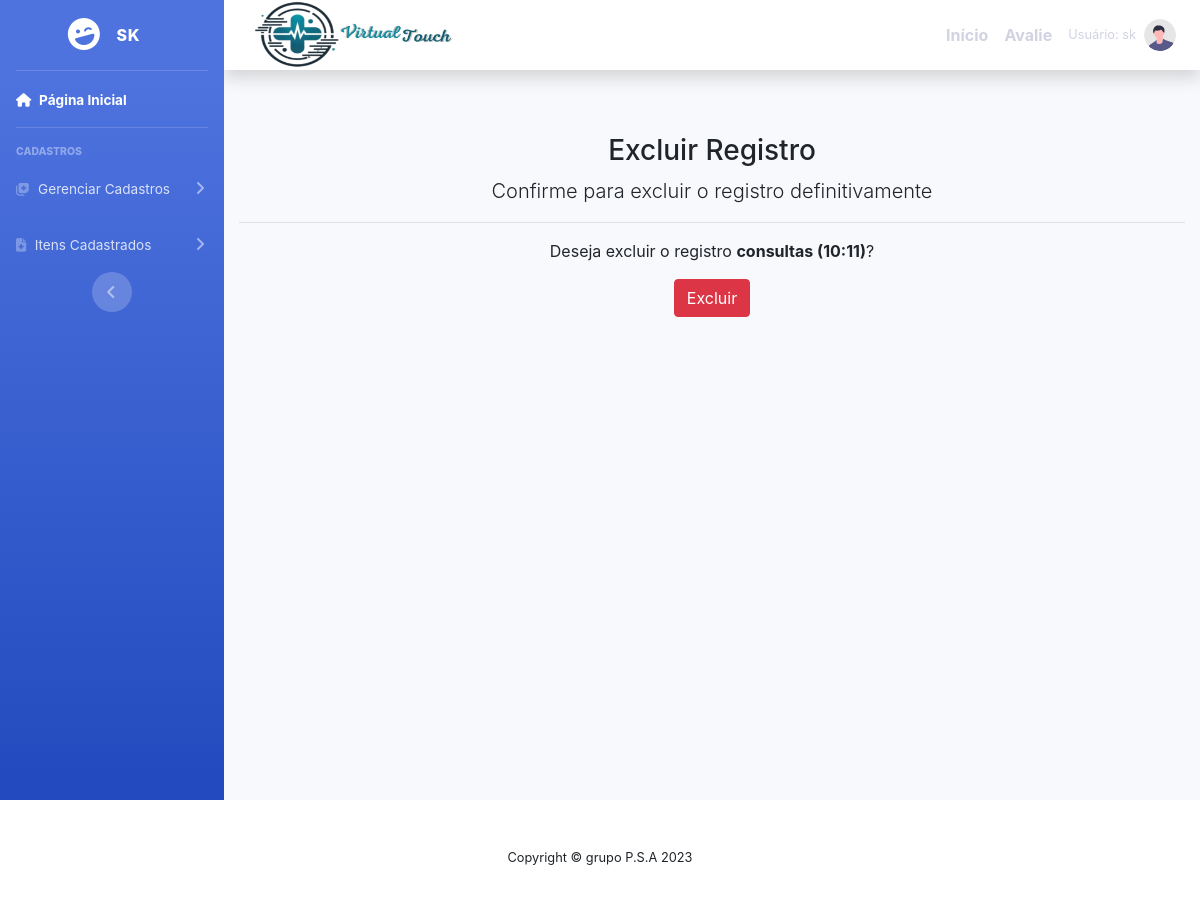
Page /excluir/cronograma/1 (signed in) on the earlier database version.
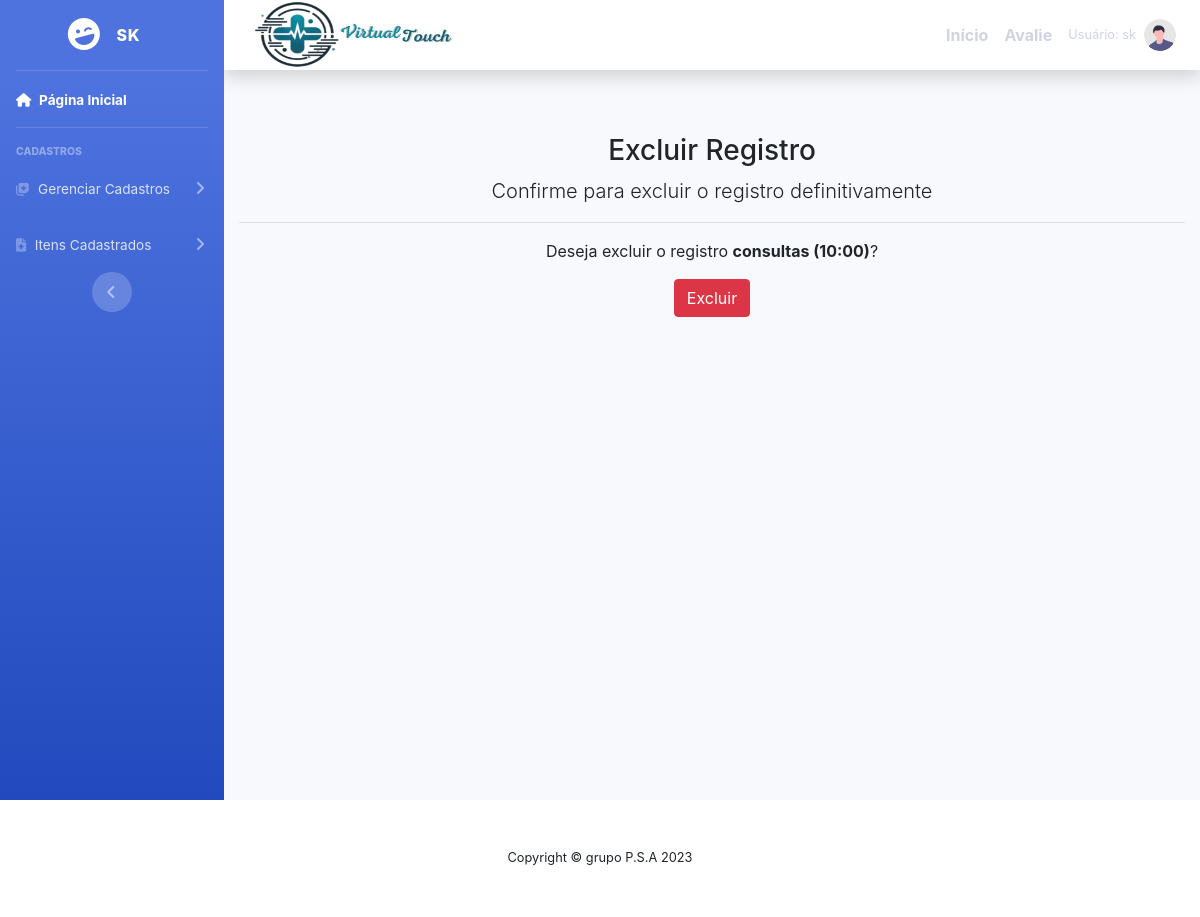
Same page on the later database version.
### cadastros/models.py (models this page shows)
class Cronograma(models.Model):
    usuario  = models.ForeignKey(User, on_delete=models.PROTECT)
    nome = models.CharField(max_length=50 , verbose_name = 'nome')
    data= models.DateField(verbose_name='data', max_length = 10)
    medico = models.ForeignKey (Medico, on_delete=models.PROTECT)
    hospital = models.ForeignKey(Hospital, on_delete=models.PROTECT)
    horario= models.CharField( verbose_name="horario" , max_length=15 )
    def __str__(self):
        return "{} ({})".format(self.nome, self.horario)

### cadastros/views.py (the view)
# urls.py: path('excluir/cronograma/<int:pk>', CronogramaDelete.as_view(),
class CronogramaDelete(GroupRequiredMixin, DeleteView):
    group_required = u"Medico"
    model = Cronograma
    template_name = 'form-excluir.html'
    success_url = reverse_lazy('Listar-cronograma')
    def get_object(self, query=None):
        self.object = Cronograma.objects.get(pk=self.kwargs['pk'], usuario=self.request.user)
        return self.object

### cadastros/templates/form-excluir.html (shortened to what this page needs)
{% extends 'modelo.html' %}
{% load static %}
{% block conteudo %}
<div class="container">
    <h3>Excluir Registro</h3>
    <p class="lead"> Confirme para excluir o registro definitivamente </p>
    <hr>
    <form action="" method="post">
        <p>
            Deseja excluir o registro <b>{{ object }}</b>?
        </p>
        <button type="submit" class="btn btn-danger"> Excluir </button>
    </form>
</div>
{% endblock %}

Differences in the rows shown:
changed Cronograma: nome+horario "consultas (10:11)" → "consultas (10:00)"
